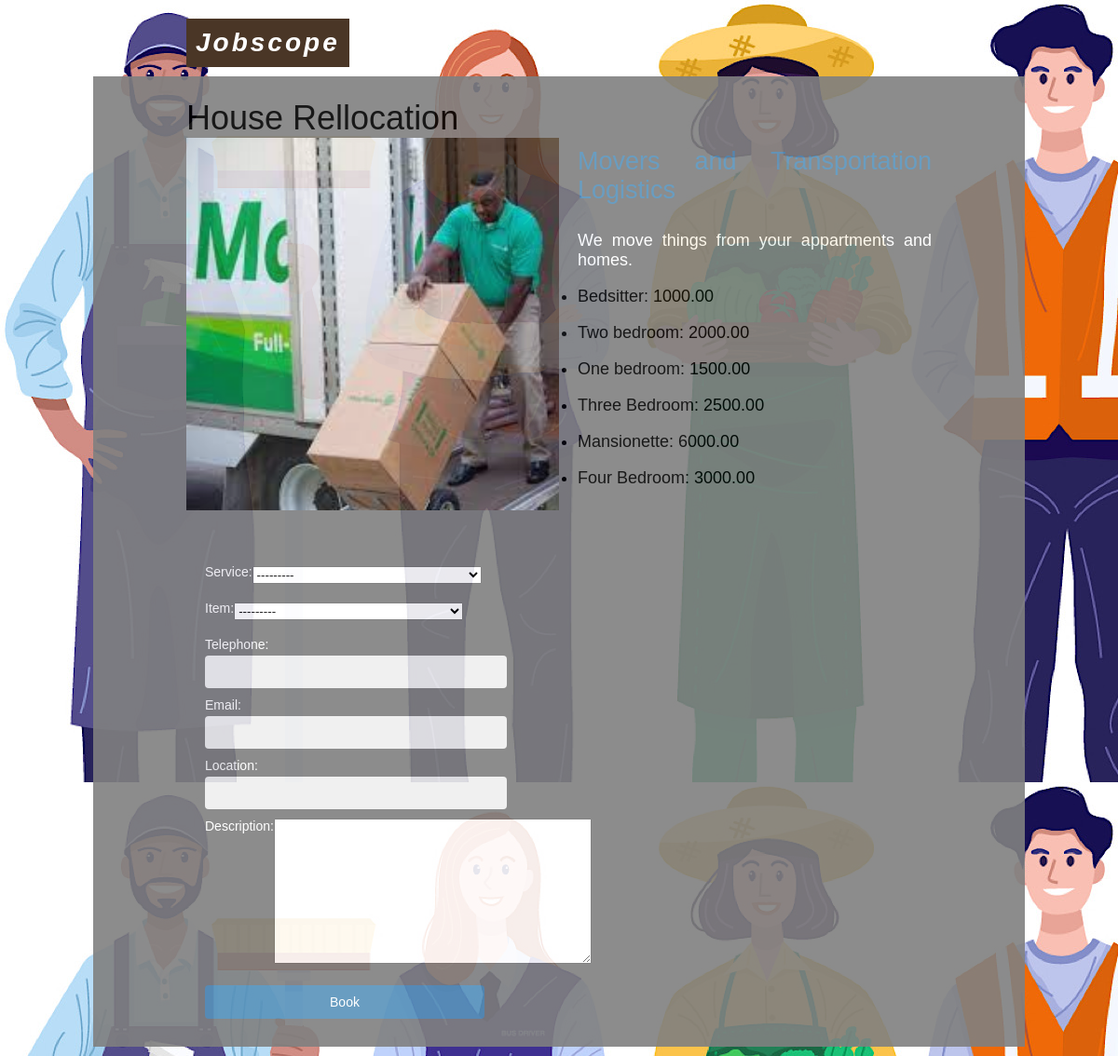
/service/1/house/, run on the app's committed database.
### service/models.py (models this page shows, shortened)
class Service(models.Model):
    name = models.CharField(max_length=200, db_index=True)
    slug = models.SlugField(max_length=200, db_index=True)
    description = models.TextField(blank=True)
    category = models.ForeignKey(Category, related_name='service', on_delete=models.CASCADE)
    image = models.ImageField(upload_to='products/%Y/%m/%d', blank=True)
    created = models.DateTimeField(auto_now_add=True)
    updated = models.DateTimeField(auto_now=True)
    def __str__(self):
        return self.name

class Category(models.Model):
    name = models.CharField(max_length=200, db_index=True)
    slug = models.SlugField(max_length=200, unique=True)
    image = models.ImageField(upload_to='categories/%Y/%m/%d', blank=True)
    class Meta:
        verbose_name = 'category'
        verbose_name_plural = 'categories'
    def __str__(self):
        return self.name
    def get_absolute_url(self):
        return reverse('jobscope:category_services', args=[self.slug])

class Item(models.Model):
    name = models.CharField(max_length=200, db_index=True)
    slug = models.SlugField(max_length=200, db_index=True)
    category = models.ForeignKey(Service, related_name='item', on_delete=models.CASCADE)
    price = models.DecimalField(max_digits=10, decimal_places=2)
    created = models.DateTimeField(auto_now_add=True)
    updated = models.DateTimeField(auto_now=True)
    def __str__(self):
        return self.name

### service/views.py (the view)
# urls.py: path('<int:id>/<slug:slug>/', views.service_detail,name='service_detail'),
def service_detail(request, id, slug):
    item = Item.objects.all()
    service = get_object_or_404(Service, id=id, slug=slug)
    items = item.filter(category=service)
    if request.method == 'POST':
        form =BookingForm(request.POST)
        if form.is_valid():
            cd = form.cleaned_data
            username = request.user.username
            service = cd['service']
            item =cd['item']
            item_picked = Item.objects.get(name=item)
            service_picked = Service.objects.get(name=service)
            user = User.objects.get(username=username)
            Booking.objects.create(name=user, service=service_picked, item=item_picked, description=cd['description'], telephone=cd['telephone'], email=cd['email'], location=cd['location'], )
    else:
        form = BookingForm()
    return render(request, 'shop/product/detail.html', {'service': service, 'form':form, 'items':items})

### booking/forms.py
class BookingForm(forms.ModelForm):
    class Meta:
        model = Booking
        fields =('service','item','telephone','email','location','description',  )

### service/templates/shop/product/detail.html (shortened to what this page needs)
{% extends "shop/base.html" %}
{% load static %}
{% block content %}
<div  class="product-detail">
  <h1>{{ service.name }}</h1>
  <img style="height:100px, weight=100px" src="{% if service.image %}{{service.image.url}}{%else%}{%static "img/no_image.png"%}{%endif%}">
  <h2>
    <a href="{{ service.category.get_absolute_url }}">{{ service.category }}</a>
  </h2>
  {{ service.description|linebreaks }}
  {% for item in items %}
  <ul>
	  <li>{{ item.name }}: {{ item.price }}</li>
  </ul>
  {% endfor %}
  <form class="feed_form" method="post">
	  {{ form.as_p }}
	  <p><input type="submit" value="Book"></p>
  </form>
 </div>
{% endblock %}

### static/css/base.css (style rules this page uses)
body { margin: 0; font-family: 'Lato', sans-serif; bckground: #009FFF; bakground: linear-gradient(to right, #ec2F4B, #009FFF); }
body { margin:0; padding:0; font-family:helvetica, sans-serif; }
h1, h2, h3, h4, h5 , h6 { font-family: 'Ubuntu', sans-serif; font-weight:normal; }
a { text-decoration:none; color:#5993bb; }
a.button, input[type="submit"] { color:#fff; background:#5993bb; border-radius:4px; padding:10px 20px; font-size:14px; border:0; }
form p label, form p input { float:left; clear:both; }
form p label { font-size:14px; padding-bottom:4px; }
form p input { width:300px; font-size:13px; margin-bottom:10px; padding:10px 12px; border:0; background:#efefef; color:#666; border-radius:4px; }
.product-detail { text-align:justify; }
.product-detail img { width:50%; height:400px; float:left; padding:0 20px 20px 0; }
.product-detail h1 { margin-bottom:0; }
.product-detail h2 { margin-top:10px; }
.product-detail p { color:white; }
.feed_form { float:left; padding:20px; background-color: #808080; margin-right: 80px; border-radius: 10px; }

### data on the page
Service: name "House Rellocation", image (picture), category "Movers and Transportation Logistics", description "We move things from your appartments and homes."
Item: name "Bedsitter", price "1000.00"
Item: name "Two bedroom", price "2000.00"
Item: name "One bedroom", price "1500.00"
Item: name "Three Bedroom", price "2500.00"
Item: name "Mansionette", price "6000.00"
Item: name "Four Bedroom", price "3000.00"
